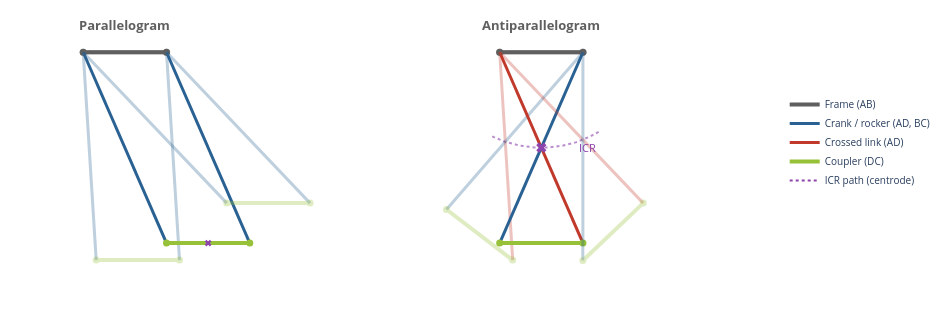

The notebook cell saved with this chart:
### Markdown cell above
---

## 2. Four-Bar Linkage Topologies

A **four-bar linkage** consists of four rigid bars connected by revolute
joints in a single closed loop with one DOF (Uicker et al., 2011).

Two topologically distinct arrangements arise when opposite sides are equal:

| Property | Parallelogram | Antiparallelogram |
|---|---|---|
| Side links | Parallel (uncrossed) | **Crossed** |
| Coupler motion | Pure translation | Complex rotation |
| ICR | At infinity (parallel links) | **Migrates** along centrode ellipse |
| Effective lever arm | Constant | **Configuration-dependent** |
| Transmission ratio | 1:1 (linear) | Nonlinear, amplifying |

The **antiparallelogram** is used as the elbow joint in the thesis robot
(Klein, 2023). Its migrating ICR produces a variable moment arm, requiring
a configuration-dependent Jacobian for accurate tendon force mapping
(Dijksman, 1977; McCarthy & Soh, 2010).

### Code cell
# =================================================================
# Figure 3 — Four-Bar Linkage Types
# =================================================================
fig = four_bar_comparison_figure(show_caption=show_caption)
# Export SVG
out_path = Path("../Theses/project_thesis/assets/figures/background/concept_four_bar_types.svg")
out_path.parent.mkdir(parents=True, exist_ok=True)
fig.write_image(str(out_path))
print(f"Saved → {out_path.resolve()}")
fig.show()

### Figure 1 — Plotly figure (JSON) as saved in the notebook; plotly's stock layout.template omitted (floating-point values rounded to 4 significant figures; data arrays with more than 128 entries replaced by an {"elided": "..."} marker saying what was removed)
{"data": [{"line": {"color": "#5F5F5F", "width": 4}, "marker": {"color": "#5F5F5F", "size": 7}, "mode": "lines+markers", "opacity": 0.3, "showlegend": false, "type": "scatter", "x": [-180, -120], "y": [0, 0]}, {"line": {"color": "#296193", "width": 3}, "mode": "lines", "opacity": 0.3, "showlegend": false, "type": "scatter", "x": [-180, -170.6], "y": [0, -149.7]}, {"line": {"color": "#296193", "width": 3}, "mode": "lines", "opacity": 0.3, "showlegend": false, "type": "scatter", "x": [-120, -110.6], "y": [0, -149.7]}, {"line": {"color": "#97C139", "width": 4}, "marker": {"color": "#97C139", "size": 7}, "mode": "lines+markers", "opacity": 0.3, "showlegend": false, "type": "scatter", "x": [-170.6, -110.6], "y": [-149.7, -149.7]}, {"line": {"color": "#5F5F5F", "width": 4}, "marker": {"color": "#5F5F5F", "size": 7}, "mode": "lines+markers", "opacity": 1, "showlegend": false, "type": "scatter", "x": [-180, -120], "y": [0, 0]}, {"line": {"color": "#296193", "width": 3}, "mode": "lines", "opacity": 1, "showlegend": false, "type": "scatter", "x": [-180, -120], "y": [0, -137.5]}, {"line": {"color": "#296193", "width": 3}, "mode": "lines", "opacity": 1, "showlegend": false, "type": "scatter", "x": [-120, -60], "y": [0, -137.5]}, {"line": {"color": "#97C139", "width": 4}, "marker": {"color": "#97C139", "size": 7}, "mode": "lines+markers", "opacity": 1, "showlegend": false, "type": "scatter", "x": [-120, -60], "y": [-137.5, -137.5]}, {"marker": {"color": "#8E44AD", "size": 6, "symbol": "x"}, "mode": "markers", "showlegend": false, "type": "scatter", "x": [-90], "y": [-137.5]}, {"line": {"color": "#5F5F5F", "width": 4}, "marker": {"color": "#5F5F5F", "size": 7}, "mode": "lines+markers", "opacity": 0.3, "showlegend": false, "type": "scatter", "x": [-180, -120], "y": [0, 0]}, {"line": {"color": "#296193", "width": 3}, "mode": "lines", "opacity": 0.3, "showlegend": false, "type": "scatter", "x": [-180, -76.6], "y": [0, -108.7]}, {"line": {"color": "#296193", "width": 3}, "mode": "lines", "opacity": 0.3, "showlegend": false, "type": "scatter", "x": [-120, -16.6], "y": [0, -108.7]}, {"line": {"color": "#97C139", "width": 4}, "marker": {"color": "#97C139", "size": 7}, "mode": "lines+markers", "opacity": 0.3, "showlegend": false, "type": "scatter", "x": [-76.6, -16.6], "y": [-108.7, -108.7]}, {"line": {"color": "#8E44AD", "dash": "dot", "width": 2}, "mode": "lines", "opacity": 0.6, "showlegend": false, "type": "scatter", "x": {"elided": "300 float values"}, "y": {"elided": "300 float values"}}, {"line": {"color": "#5F5F5F", "width": 4}, "marker": {"color": "#5F5F5F", "size": 7}, "mode": "lines+markers", "opacity": 0.3, "showlegend": false, "type": "scatter", "x": [120, 180], "y": [0, 0]}, {"line": {"color": "#C0392B", "width": 3}, "mode": "lines", "opacity": 0.3, "showlegend": false, "type": "scatter", "x": [120, 129.4], "y": [0, -149.7]}, {"line": {"color": "#296193", "width": 3}, "mode": "lines", "opacity": 0.3, "showlegend": false, "type": "scatter", "x": [180, 81.68], "y": [0, -113.3]}, {"line": {"color": "#97C139", "width": 4}, "marker": {"color": "#97C139", "size": 7}, "mode": "lines+markers", "opacity": 0.3, "showlegend": false, "type": "scatter", "x": [129.4, 81.68], "y": [-149.7, -113.3]}, {"line": {"color": "#5F5F5F", "width": 4}, "marker": {"color": "#5F5F5F", "size": 7}, "mode": "lines+markers", "opacity": 1, "showlegend": false, "type": "scatter", "x": [120, 180], "y": [0, 0]}, {"line": {"color": "#C0392B", "width": 3}, "mode": "lines", "opacity": 1, "showlegend": false, "type": "scatter", "x": [120, 180], "y": [0, -137.5]}, {"line": {"color": "#296193", "width": 3}, "mode": "lines", "opacity": 1, "showlegend": false, "type": "scatter", "x": [180, 120], "y": [0, -137.5]}, {"line": {"color": "#97C139", "width": 4}, "marker": {"color": "#97C139", "size": 7}, "mode": "lines+markers", "opacity": 1, "showlegend": false, "type": "scatter", "x": [180, 120], "y": [-137.5, -137.5]}, {"marker": {"color": "#8E44AD", "size": 9, "symbol": "x"}, "mode": "markers", "showlegend": false, "type": "scatter", "x": [150], "y": [-68.74]}, {"line": {"color": "#5F5F5F", "width": 4}, "marker": {"color": "#5F5F5F", "size": 7}, "mode": "lines+markers", "opacity": 0.3, "showlegend": false, "type": "scatter", "x": [120, 180], "y": [0, 0]}, {"line": {"color": "#C0392B", "width": 3}, "mode": "lines", "opacity": 0.3, "showlegend": false, "type": "scatter", "x": [120, 223.4], "y": [0, -108.7]}, {"line": {"color": "#296193", "width": 3}, "mode": "lines", "opacity": 0.3, "showlegend": false, "type": "scatter", "x": [180, 179.9], "y": [0, -150.0]}, {"line": {"color": "#97C139", "width": 4}, "marker": {"color": "#97C139", "size": 7}, "mode": "lines+markers", "opacity": 0.3, "showlegend": false, "type": "scatter", "x": [223.4, 179.9], "y": [-108.7, -150.0]}, {"line": {"color": "#5F5F5F", "dash": "solid", "width": 4}, "mode": "lines", "name": "Frame (AB)", "type": "scatter", "x": [null], "y": [null]}, {"line": {"color": "#296193", "dash": "solid", "width": 3}, "mode": "lines", "name": "Crank / rocker (AD, BC)", "type": "scatter", "x": [null], "y": [null]}, {"line": {"color": "#C0392B", "dash": "solid", "width": 3}, "mode": "lines", "name": "Crossed link (AD)", "type": "scatter", "x": [null], "y": [null]}, {"line": {"color": "#97C139", "dash": "solid", "width": 4}, "mode": "lines", "name": "Coupler (DC)", "type": "scatter", "x": [null], "y": [null]}, {"line": {"color": "#8E44AD", "dash": "dot", "width": 2}, "mode": "lines", "name": "ICR path (centrode)", "type": "scatter", "x": [null], "y": [null]}], "layout": {"annotations": [{"font": {"color": "#5F5F5F", "size": 13}, "showarrow": false, "text": "<b>Parallelogram</b>", "x": -150, "y": 20}, {"font": {"color": "#8E44AD", "size": 11}, "showarrow": false, "text": "ICR", "x": 176, "xanchor": "left", "y": -68.74}, {"font": {"color": "#5F5F5F", "size": 13}, "showarrow": false, "text": "<b>Antiparallelogram</b>", "x": 150, "y": 20}], "height": 310, "legend": {"font": {"size": 10}, "x": 1.02, "y": 0.5}, "margin": {"b": 10, "l": 20, "r": 180, "t": 10}, "plot_bgcolor": "white", "title": {"font": {"size": 14}, "text": ""}, "width": 950, "xaxis": {"range": [-180, 280], "scaleanchor": "y", "scaleratio": 1, "showgrid": false, "showticklabels": false, "title": {"text": ""}, "zeroline": false}, "yaxis": {"range": [-154, 24], "showgrid": false, "showticklabels": false, "title": {"text": ""}, "zeroline": false}}}
